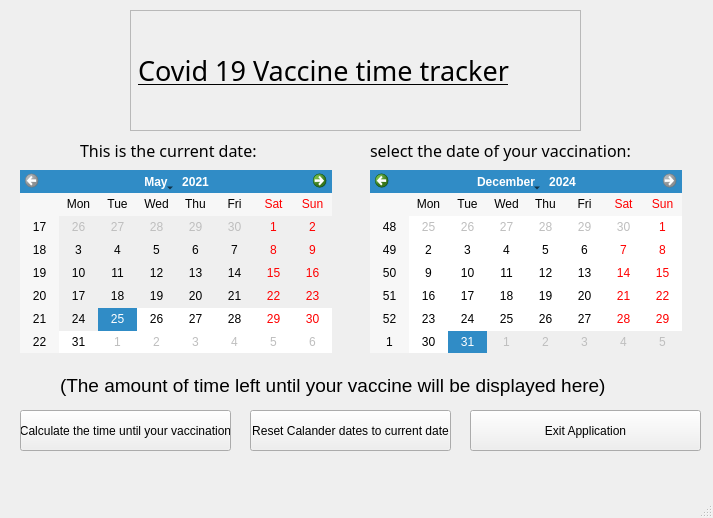
<?xml version="1.0" encoding="UTF-8"?>
<ui version="4.0">
 <class>Vaccine_Day_Calculator</class>
 <widget class="QMainWindow" name="Vaccine_Day_Calculator">
  <property name="geometry">
   <rect>
    <x>0</x>
    <y>0</y>
    <width>713</width>
    <height>518</height>
   </rect>
  </property>
  <property name="windowTitle">
   <string>MainWindow</string>
  </property>
  <widget class="QWidget" name="centralwidget">
   <widget class="QLabel" name="label">
    <property name="geometry">
     <rect>
      <x>130</x>
      <y>10</y>
      <width>451</width>
      <height>121</height>
     </rect>
    </property>
    <property name="font">
     <font>
      <family>Stencil</family>
      <pointsize>20</pointsize>
      <italic>false</italic>
      <underline>true</underline>
      <strikeout>false</strikeout>
     </font>
    </property>
    <property name="frameShape">
     <enum>QFrame::StyledPanel</enum>
    </property>
    <property name="text">
     <string>Covid 19 Vaccine time tracker</string>
    </property>
    <property name="wordWrap">
     <bool>false</bool>
    </property>
   </widget>
   <widget class="QCalendarWidget" name="calendarWidget_Current">
    <property name="geometry">
     <rect>
      <x>20</x>
      <y>170</y>
      <width>312</width>
      <height>183</height>
     </rect>
    </property>
    <property name="selectedDate">
     <date>
      <year>2021</year>
      <month>5</month>
      <day>25</day>
     </date>
    </property>
    <property name="minimumDate">
     <date>
      <year>2021</year>
      <month>5</month>
      <day>25</day>
     </date>
    </property>
    <property name="maximumDate">
     <date>
      <year>2024</year>
      <month>12</month>
      <day>31</day>
     </date>
    </property>
   </widget>
   <widget class="QCalendarWidget" name="calendarWidget_Vaccine">
    <property name="geometry">
     <rect>
      <x>370</x>
      <y>170</y>
      <width>312</width>
      <height>183</height>
     </rect>
    </property>
    <property name="minimumDate">
     <date>
      <year>2021</year>
      <month>5</month>
      <day>25</day>
     </date>
    </property>
    <property name="maximumDate">
     <date>
      <year>2024</year>
      <month>12</month>
      <day>31</day>
     </date>
    </property>
   </widget>
   <widget class="QLabel" name="lblCurrent">
    <property name="geometry">
     <rect>
      <x>80</x>
      <y>140</y>
      <width>221</width>
      <height>21</height>
     </rect>
    </property>
    <property name="font">
     <font>
      <family>Stencil</family>
      <pointsize>12</pointsize>
     </font>
    </property>
    <property name="text">
     <string>This is the current date:</string>
    </property>
   </widget>
   <widget class="QLabel" name="lblSelectVac">
    <property name="geometry">
     <rect>
      <x>370</x>
      <y>140</y>
      <width>311</width>
      <height>21</height>
     </rect>
    </property>
    <property name="font">
     <font>
      <family>Stencil</family>
      <pointsize>12</pointsize>
     </font>
    </property>
    <property name="text">
     <string>select the date of your vaccination:</string>
    </property>
   </widget>
   <widget class="QLabel" name="lblDisplayDays">
    <property name="geometry">
     <rect>
      <x>60</x>
      <y>360</y>
      <width>571</width>
      <height>51</height>
     </rect>
    </property>
    <property name="font">
     <font>
      <pointsize>14</pointsize>
     </font>
    </property>
    <property name="text">
     <string>(The amount of time left until your vaccine will be displayed here)</string>
    </property>
   </widget>
   <widget class="QPushButton" name="btnCalcVac">
    <property name="geometry">
     <rect>
      <x>20</x>
      <y>410</y>
      <width>211</width>
      <height>41</height>
     </rect>
    </property>
    <property name="text">
     <string>Calculate the time until your vaccination</string>
    </property>
   </widget>
   <widget class="QPushButton" name="btnExit">
    <property name="geometry">
     <rect>
      <x>470</x>
      <y>410</y>
      <width>231</width>
      <height>41</height>
     </rect>
    </property>
    <property name="text">
     <string>Exit Application</string>
    </property>
   </widget>
   <widget class="QPushButton" name="btnReset">
    <property name="geometry">
     <rect>
      <x>250</x>
      <y>410</y>
      <width>201</width>
      <height>41</height>
     </rect>
    </property>
    <property name="text">
     <string>Reset Calander dates to current date</string>
    </property>
   </widget>
  </widget>
  <widget class="QMenuBar" name="menubar">
   <property name="geometry">
    <rect>
     <x>0</x>
     <y>0</y>
     <width>713</width>
     <height>21</height>
    </rect>
   </property>
  </widget>
  <widget class="QStatusBar" name="statusbar"/>
 </widget>
 <resources/>
 <connections/>
</ui>
